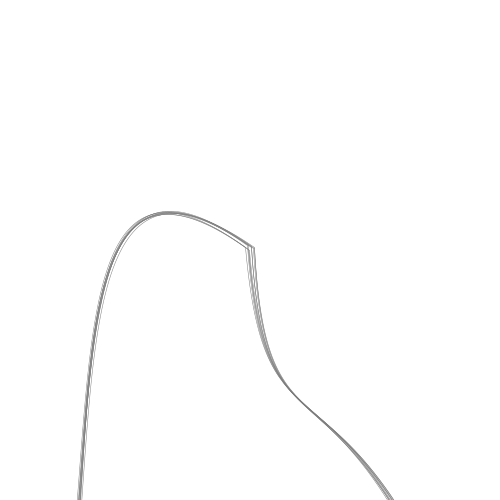
Frame 1 (no input)
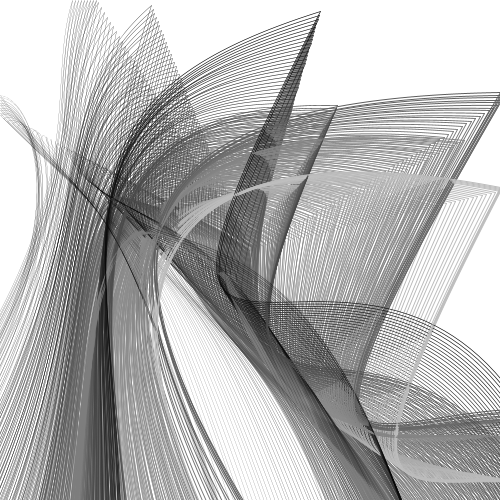
Frame 60 (the mouse pressed at the canvas centre just before this capture)
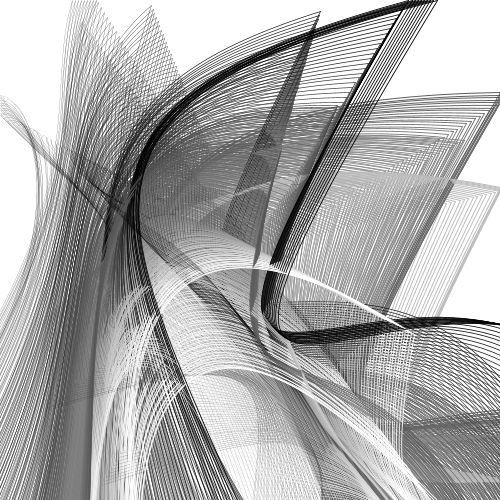
Frame 120 (the mouse held since frame 60 and released just before this capture)

The Processing sketch that drew these frames (run headless with seeded random() and noise(); from frame 60 on, the mouse is pressed at the canvas centre):

// Processing sketch: processing_75977
// ── processing_75977.pde


int numBeziers =10;
Mybezier [] beziers = new Mybezier[numBeziers];

void setup() {
 
    size(500, 500);
    background(255);
    smooth();
    for(int i = 0; i < beziers.length; i++) 
    {
       beziers[i] = new Mybezier(); 
    }
  
}

void draw() 
{  
    for(int i = 0; i < beziers.length; i++)
    {
       beziers[i].display(); 
    }
  
}

void mousePressed() 
{
    background(random(0,255) );
    for(int i = 0; i < beziers.length; i++)
    {
       beziers[i].reset(mouseX, mouseY); 
    }
}


class Mybezier {
   
  float xpos, ypos; 
  float xspeed, yspeed;  
 



  
  Mybezier () {
       
      xpos = width / 2;
      ypos = height / 2;
      xspeed = random(10.) - 5.;
      yspeed = random(10.) - 5.;
  
      

      
    
  }
  
  void reset(float _x, float _y)
  {
      xpos = _x;
      ypos = _y;
      xspeed = random(10.) - 5.;
      yspeed = random(10.) - 5.;
      
  }
  
  void display() 
  {
      float xtemp, ytemp;
    
      xpos = xpos + xspeed;
      if(xpos > width) xpos = width; 
      if(xpos < 0) xpos = 0; 
      
      ypos = ypos + yspeed;
      if(ypos > height) ypos = height; 
      if(ypos < 0) ypos = 0;  
      
      noFill();
      strokeWeight(xpos/height );
      stroke(xpos *ypos/width);
      bezier(xpos, ypos, 20+ypos , 250+xpos,xpos + 100, ypos + 50, xpos + 250, ypos + 500);
     bezier(xpos, ypos, 20 + random(20,30), 100,110, ypos + random(200,210), xpos- 200, ypos + 500);
   

  }
  
}
